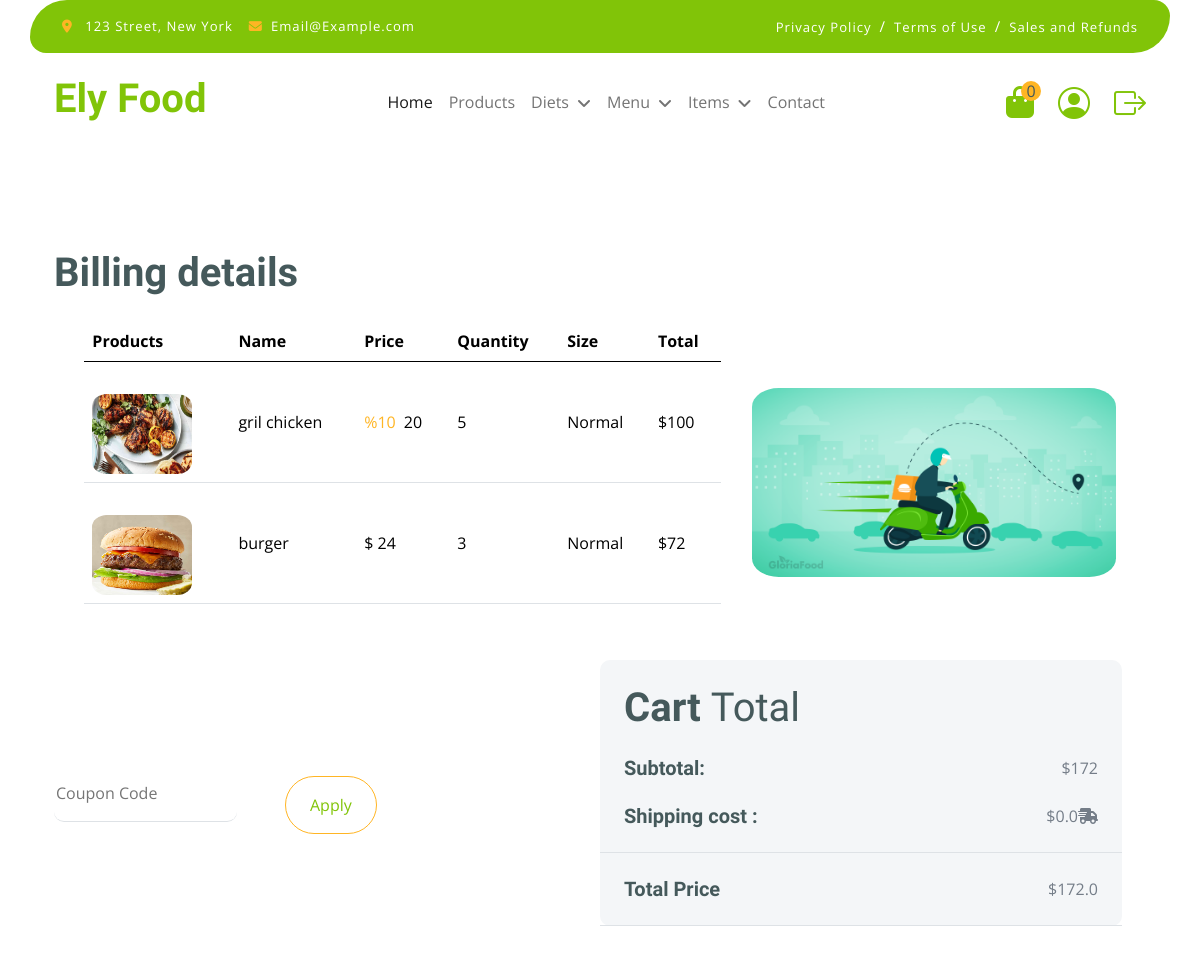
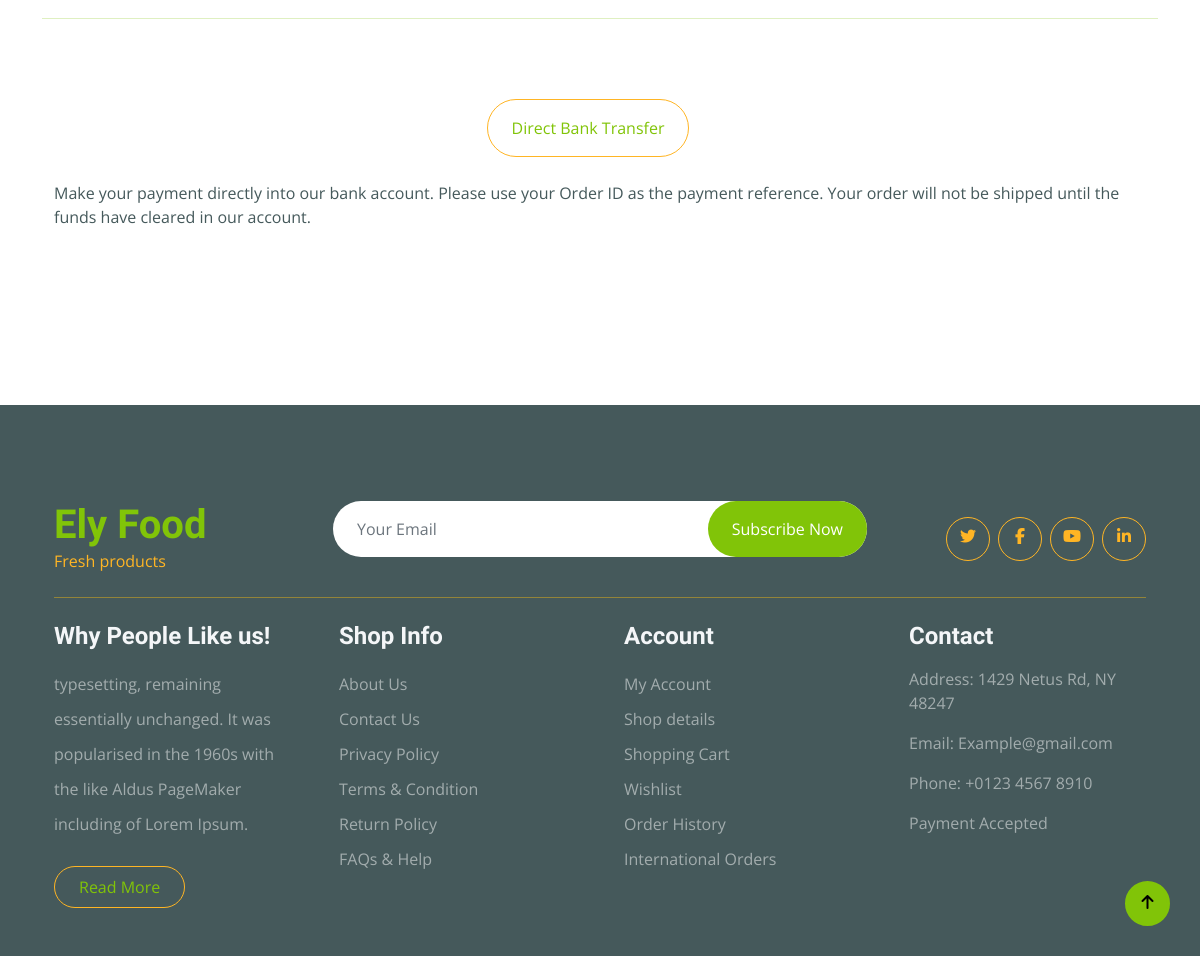
Screenshot of /cart/order/checkout/1 (signed in) with the database file from the repository (2 pictures, top to bottom).
### cart/models.py (models this page shows, shortened)
class OrderItem(BaseModel):
    order = models.ForeignKey(Order, models.CASCADE, related_name='order_items')
    product = models.ForeignKey(Product, models.SET_NULL, null=True, blank=True, related_name='p_items')
    variant = models.ForeignKey(Variant, models.SET_NULL, null=True, blank=True, related_name='v_items')
    quantity = models.PositiveIntegerField(default=0)
    unit_price = models.DecimalField(max_digits=10, decimal_places=2, default=0)
    @property
    def get_price(self):
        return self.quantity * self.unit_price

class Order(BaseModel):
    user = models.ForeignKey('accounts.User', models.SET_NULL, null=True, related_name='orders')
    phone_number = models.CharField(max_length=11, null=True)
    first_name = models.CharField(max_length=100, null=True)
    last_name = models.CharField(max_length=100, null=True)
    invoice_id = models.CharField(max_length=255, null=True)
    trans_id = models.TextField(null=True)
    card_number = models.CharField(max_length=16,null=True)
    bank = models.CharField(max_length=100, null=True)
    tracking_number = models.CharField(max_length=255, null=True)
    status = models.CharField(max_length=100, null=True)
    address = models.TextField(null=True)
    paid = models.BooleanField(default=False)
    error = models.CharField(max_length=100, null=True)
    discount = models.PositiveIntegerField(default=0)
    def get_total_price(self):
        return sum(
            item.get_price for item in self.order_items.all()
        )
    @property
    def shipping(self):
        shipping_cost = Decimal(self.get_total_price() / 10000)
        return shipping_cost
    @property
    def final_cost(self):
        final_cost = self.get_total_price() + self.shipping
        if self.discount:
            return (100 - self.discount) * final_cost // 100
        else:
            return final_cost

### home/models.py (models this page shows, shortened)
class Product(BaseModel):
    class Meta:
        ordering = ('-created',)
    STATUS = (
        ('none', 'None'),
        ('size', 'Size'),
    )
    name = models.CharField(max_length=255)
    slug = models.SlugField(max_length=255, unique=True, allow_unicode=True)
    image = models.ImageField(upload_to='products/')
    description = RichTextField(blank=True, null=True)
    unit_price = models.DecimalField(max_digits=10, decimal_places=2, default=0,validators=[unit_price_validation])
    available_products = models.BooleanField()
    stock = models.IntegerField(default=0)
    tags = TaggableManager(blank=True)
    diet_category = models.ForeignKey('DietCategory', on_delete=models.PROTECT, related_name='diet_category', null=True)
    main_menu = models.ForeignKey('MainMenu', on_delete=models.PROTECT, related_name='main_menu', null=True)
    menu_item = models.ForeignKey('MenuItem', on_delete=models.PROTECT, related_name='menu_item', null=True)
    status = models.CharField(choices=STATUS, max_length=6, default='none')
    discount = models.PositiveIntegerField(default=0)
    size = models.ManyToManyField('Size', related_name='size', blank=True)

### cart/views.py (the view, shortened to what this page needs)
# urls.py: path('order/checkout/<int:order_id>', views.OrderCheckoutView.as_view(), name='order_checkout'),
class OrderCheckoutView(LoginRequiredMixin, View):
    template_name = 'cart/order-checkout.html'
    def get(self, request, order_id):
        ctx = {
            'order': get_object_or_404(Order, id=order_id),
            'coupon_form': CouponForm()
        }
        return render(request, self.template_name, ctx)

### cart/templates/cart/order-checkout.html (shortened to what this page needs)
{% extends 'base.html' %}
{% load humanize %}
{% load static %}
{% block css %}
    <link rel="stylesheet" href="{% static 'css/style.css' %}">
    <link rel="stylesheet" href="{% static 'css/bootstrap.min.css' %}">
{% endblock %}
{% block content %}
    <div class="container-fluid py-5">
        <div class="container py-5">
            <h1 class="mb-4">Billing details</h1>
            <div class="">
                <div class=" row g-4 d-flex ">
                    <div class="d-flex align-items-center justify-content-evenly">
                        <div class="col-md-12 col-lg-7 col-xl-7">
                            <div class="table-responsive">
                                <table class="table">
                                    <thead>
                                    <tr>
                                        <th scope="col">Products</th>
                                        <th scope="col">Name</th>
                                        <th scope="col">Price</th>
                                        <th scope="col">Quantity</th>
                                        <th scope="col">Size</th>
                                        <th scope="col">Total</th>
                                    </tr>
                                    </thead>
                                    <tbody>
                                    {% for item in order.order_items.all %}
                                        <tr>
                                            <th scope="row">
                                                <div class="d-flex align-items-center mt-4">
                                                    <img src="{{ item.product.image.url }}"
                                                         class="img-fluid "
                                                         style="width: 100px; height: 80px;border-radius: 15%" alt="">
                                                </div>
                                            </th>
                                            <td class="py-5">{{ item.product.name }}</td>
                                            {% if item.product.status == 'none' %}
                                                {% if item.product.discount %}
                                                    <td class="py-5"><span class="text-secondary me-1"
                                                                           style="width:1rem;height:1rem"> %{{ item.product.discount }}</span>
                                                        {{ item.unit_price|floatformat|intcomma }}</td>
                                                {% else %}
                                                    <td class="py-5 "> $ {{ item.unit_price|floatformat|intcomma }}</td>
                                                {% endif %}
                                                <td class="py-5">{{ item.quantity }}</td>
                                                <td class="py-5">Normal</td>
                                            {% endif %}
                                            <td class="py-5">${{ item.get_price|floatformat|intcomma }}</td>
                                        </tr>
                                    {% endfor %}
                                    </tbody>
                                </table>
                            </div>
                        </div>
                        <div class="col-md-12 col-lg-4 col-xl-4">
                            <div class="row mt-4">
                                <img src=" {% static 'image/delivery.png' %}" alt="delivery picture"
                                     title="delivery image"
                                     style="border-radius: 10%">
                            </div>
                        </div>
                    </div>
                    <div class="row g-4 justify-content-evenly align-items-center mt-3">
                        <div class="col-6">
                            <form method="post" action="" novalidate>
                                <div class="d-flex align-items-center justify-content-start">
                                    <input type="text" class="border-0 border-bottom rounded me-5 py-3 mb-4"
                                           placeholder="Coupon Code" name=code required>
                                    <button class="btn border-secondary rounded-pill px-4 py-3 text-primary "
                                            type="submit">Apply
                                    </button>
                                </div>
                            </form>
                        </div>
                        <div class="col-sm-6 col-md-6 col-lg-6 col-xl-6">
                            <div class="bg-light rounded">
                                <div class="p-4">
                                    <h1 class="display-6 mb-4">Cart <span class="fw-normal">Total</span></h1>
                                    <div class="d-flex justify-content-between mb-4">
                                        <h5 class="mb-0 me-4">Subtotal:</h5>
                                        <p class="mb-0">${{ order.get_total_price|floatformat|intcomma }}</p>
                                    </div>
                                    <div class="d-flex justify-content-between">
                                        <h5 class="mb-0 me-4">Shipping cost :</h5>
                                        <p class="mb-0">${{ order.shipping|floatformat|intcomma }}<i
                                                class="fas fa-shipping-fast"></i>
                                        </p>
                                    </div>
                                </div>
                                <div class="py-4 mb-4 border-top border-bottom d-flex justify-content-between">
                                    <h5 class="mb-0 ps-4 me-4">Total Price</h5>
                                    <p class="mb-0 pe-4">${{ order.final_cost|floatformat|intcomma }}</p>
                                </div>
                            </div>
                        </div>
                    </div>
                    <hr class="text-primary">
                    <div class="row g-4 text-center align-items-center justify-content-center  py-3">
                        <div class="col-12">
                            <a href="{% url 'cart:start_pay' order.id %}"
                               class="btn border-secondary rounded-pill px-4 py-3 text-primary ">Direct Bank
                                Transfer</a>
                        </div>
                        <p class="text-start text-dark">Make your payment directly into our bank account. Please
                            use your Order ID as the payment reference. Your order will not be shipped until the
                            funds have cleared in our account.</p>
                    </div>
                </div>
            </div>
        </div>
    </div>
{% endblock %}

### rows the page displays
OrderItem: product.image (picture), product.name "gril chicken", product.discount "10", unit_price "20", quantity "5", get_price "100"
OrderItem: product.image (picture), product.name "burger", unit_price "24", quantity "3", get_price "72"
Order: get_total_price "172", shipping "0.0", final_cost "172.0"

### other values shown
{{ cart_len }} "0"
